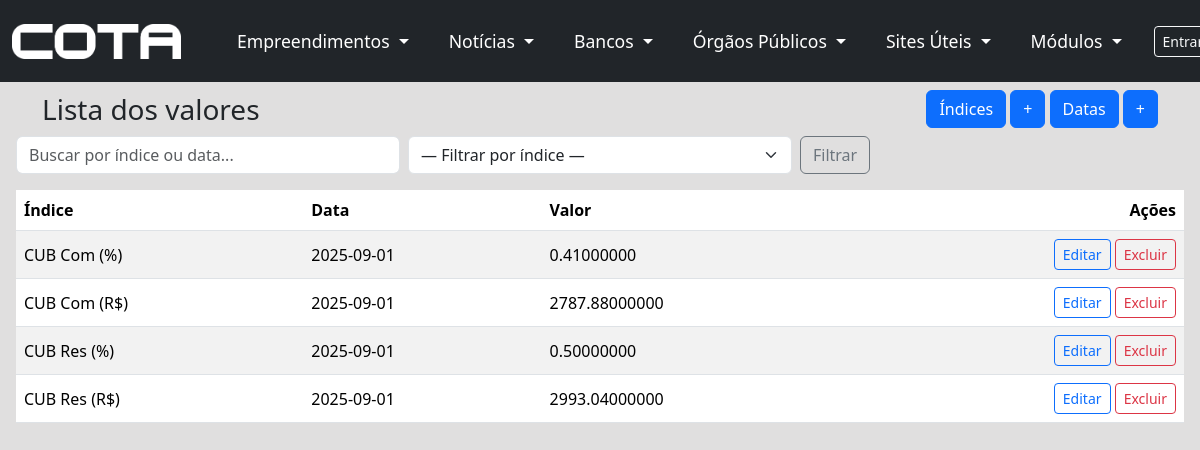
Screenshot of /indices/valores/ with the database file from the repository.
### apps/indices/models.py (models this page shows, shortened)
class IndiceData(models.Model):
    indice = models.ForeignKey(
        Indice,
        on_delete=models.CASCADE,
        related_name='datas',
        db_column='id_indice',
        verbose_name='Índice'
    )
    data = models.DateField(
        verbose_name='Data',
        help_text='Data de referência do índice (ex.: 2025-09-01)'
    )
    valor = models.DecimalField(
        max_digits=12,
        decimal_places=8,
        verbose_name='Valor',
        help_text='Valor do índice na data (p.ex.: 0.01023456 = 1,023456%)',
        validators=[MinValueValidator(-1_000_000), MaxValueValidator(1_000_000)]
    )
    created_at = models.DateTimeField(auto_now_add=True, editable=False)
    updated_at = models.DateTimeField(auto_now=True, editable=False)
    class Meta:
        db_table = 'indices_datas'    # mantém a mesma tabela
        ordering = ['-data']
        verbose_name = 'Valor de Índice'
        verbose_name_plural = 'Valores de Índice'
        constraints = [
            models.UniqueConstraint(
                fields=['indice', 'data'],
                name='uniq_indice_data'
            )
        ]
        indexes = [
            models.Index(fields=['indice', 'data']),
            models.Index(fields=['data']),
        ]

class Indice(models.Model):
    descricao = models.CharField(
        max_length=40,
        verbose_name='Descrição',
        help_text='Nome curto do índice (ex.: IPCA, CDI, etc.)'
    )
    periodo = models.PositiveSmallIntegerField(
        choices=Periodo.choices,
        default=Periodo.MENSAL,
        verbose_name='Período'
    )
    calculo = models.PositiveSmallIntegerField(
        choices=Calculo.choices,
        default=Calculo.DIRETO,
        verbose_name='Cálculo'
    )
    tipo = models.PositiveSmallIntegerField(
        choices=TipoRef.choices,
        default=TipoRef.ATUAL,
        verbose_name='Tipo de referência'
    )
    created_at = models.DateTimeField(auto_now_add=True, editable=False)
    updated_at = models.DateTimeField(auto_now=True, editable=False)
    class Meta:
        db_table = 'indices'          # mantém a mesma tabela
        ordering = ['descricao']
        verbose_name = 'Índice'
        verbose_name_plural = 'Índices'
        indexes = [
            models.Index(fields=['descricao']),
            models.Index(fields=['periodo', 'calculo', 'tipo']),
        ]

### apps/indices/views.py (the view)
# urls.py: path('valores/', views.indicedata_list, name='indicedata_list'),
def indicedata_list(request):
    q = request.GET.get('q', '').strip()
    indice_id = request.GET.get('indice')
    qs = IndiceData.objects.select_related('indice').all()
    if q:
        qs = qs.filter(
            Q(indice__descricao__icontains=q) |
            Q(data__icontains=q)
        )
    if indice_id:
        qs = qs.filter(indice_id=indice_id)
    paginator = Paginator(qs, 12)
    page = request.GET.get('page')
    object_list = paginator.get_page(page)
    indices = Indice.objects.all().order_by('descricao')
    return render(request, 'indices/indicedata_list.html', {
        'object_list': object_list,
        'indices': indices,
        'page_title': 'Lista dos valores'
    })

### apps/intranet/context_processors.py (called while the page is built)
def navbar_links(_request):
    return {
        "empreendimento_links": EMPREENDEDIMENTO_LINKS,
        "administrativo_links": ADMINISTRATIVO_LINKS,
        "news_links": NEWS_LINKS,
        "news_links_secondary": NEWS_LINKS_SECONDARY,
        "bank_links": BANK_LINKS,
        "public_agency_links": PUBLIC_AGENCY_LINKS,
        "useful_links": USEFUL_LINKS,
        "modulo_links": MODULO_LINKS,
    }

### apps/indices/templates/indices/indicedata_list.html (shortened to what this page needs)
{% extends "intranet/intranet_base.html" %}
{% block content %}
{% include 'indices/indice_navbar.html' %}
<div class="ms-3 me-3">
    <form method="get" class="row gy-2 gx-2 mb-3">
        <div class="col-sm-6 col-md-4">
            <input type="text" name="q" value="{{ request.GET.q }}" class="form-control"
                placeholder="Buscar por índice ou data...">
        </div>
        <div class="col-sm-6 col-md-4">
            <select name="indice" class="form-select">
                <option value="">— Filtrar por índice —</option>
            </select>
        </div>
        <div class="col-auto">
            <button class="btn btn-outline-secondary">Filtrar</button>
        </div>
    </form>
    <div class="table-responsive">
        <table class="table table-striped align-middle">
            <thead>
                <tr>
                    <th>Índice</th>
                    <th>Data</th>
                    <th>Valor</th>
                    <th class="text-end">Ações</th>
                </tr>
            </thead>
            <tbody>
                {% for obj in object_list %}
                <tr>
                    <td>{{ obj.indice.descricao }}</td>
                    <td>{{ obj.data|date:"Y-m-d" }}</td>
                    <td>{{ obj.valor }}</td>
                    <td class="text-end">
                        <a class="btn btn-sm btn-outline-primary"
                            href="{% url 'indices:indicedata_update' obj.id %}">Editar</a>
                        <a class="btn btn-sm btn-outline-danger"
                            href="{% url 'indices:indicedata_delete' obj.id %}">Excluir</a>
                    </td>
                </tr>
                {% empty %}
                <tr>
                    <td colspan="4" class="text-muted">Nenhum valor cadastrado.</td>
                </tr>
                {% endfor %}
            </tbody>
        </table>
    </div>
{% endblock %}

### apps/intranet/templates/intranet/intranet_base.html (shortened to what this page needs)
{% load static %}
<!DOCTYPE html>
<html lang="pt-br">
<head>
    <link href="https://cdn.jsdelivr.net/npm/bootstrap@5.3.8/dist/css/bootstrap.min.css" rel="stylesheet"
>
    <link rel="stylesheet" href="{% static 'intranet/css/navbar.css' %}">
</head>
<body>
    {% include 'intranet/intranet_navbar.html' %}
    {% block content %}
    {% endblock content %}
</body>
</html>

### apps/intranet/templates/intranet/intranet_navbar.html (shortened to what this page needs)
{% load static %}
<nav id="navbar" class="navbar navbar-expand-lg navbar-dark bg-dark">
    <div class="container-fluid">
        <a href="{% url 'intranet_home' %}">
            <img src="{% static 'intranet/img/Logo-3.png' %}" alt="COTA" class="navbar-brand-logo me-5">
        </a>
        <div class="collapse navbar-collapse" id="navbarSupportedContent">
            <ul class="navbar-nav me-auto mb-2 mb-lg-0">
                <li class="nav-item dropdown">
                    <a class="nav-link dropdown-toggle me-4 me-4" href="#" id="navbarDropdown" role="button"
                        data-bs-toggle="dropdown" aria-expanded="false">
                        Empreendimentos
                    </a>
                </li>
                <li class="nav-item dropdown">
                    <a class="nav-link dropdown-toggle me-4" href="#" id="navbarDropdown" role="button"
                        data-bs-toggle="dropdown" aria-expanded="false">
                        Notícias
                    </a>
                </li>
                <li class="nav-item dropdown">
                    <a class="nav-link dropdown-toggle me-4" href="#" id="navbarDropdown" role="button"
                        data-bs-toggle="dropdown" aria-expanded="false">
                        Bancos
                    </a>
                </li>
                <li class="nav-item dropdown">
                    <a class="nav-link dropdown-toggle me-4" href="#" id="navbarDropdown" role="button"
                        data-bs-toggle="dropdown" aria-expanded="false">
                        Órgãos Públicos
                    </a>
                </li>
                <li class="nav-item dropdown">
                    <a class="nav-link dropdown-toggle me-4" href="#" id="navbarDropdown" role="button"
                        data-bs-toggle="dropdown" aria-expanded="false">
                        Sites Úteis
                    </a>
                </li>
                <li class="nav-item dropdown">
                    <a class="nav-link dropdown-toggle me-4" href="#" id="navbarDropdown" role="button"
                        data-bs-toggle="dropdown" aria-expanded="false">
                        Módulos
                    </a>
                </li>
            </ul>
            <div class="d-flex align-items-center ms-auto mt-3 mt-lg-0 gap-2">
                {% if user.is_authenticated %}
                <span class="navbar-text small text-white-50">{{ user.get_short_name|default:user.username }}</span>
                <form method="post" action="{% url 'logout' %}" class="m-0">
                    {% csrf_token %}
                    <input type="hidden" name="next" value="{% url 'login' %}">
                    <button type="submit" class="btn btn-outline-light btn-sm">Sair</button>
                </form>
                {% else %}
                <a class="btn btn-outline-light btn-sm" href="{% url 'login' %}">Entrar</a>
                {% endif %}
            </div>
        </div>
    </div>
</nav>

### apps/indices/templates/indices/indice_navbar.html
<div class="container">
    <div class="d-flex justify-content-between align-items-center mb-2 mt-2">
        <h1 class="h3 m-0">{{page_title}}</h1>
        <div>
            <a class="btn btn-primary" href="{% url 'indices:indice_list' %}">Índices</a>
            <a class="btn btn-primary" href="{% url 'indices:indice_create' %}">+</a>
            <a class="btn btn-primary" href="{% url 'indices:indicedata_list' %}">Datas</a>
            <a class="btn btn-primary" href="{% url 'indices:indicedata_create' %}">+</a>
        </div>
    </div>
</div>

### apps/intranet/static/intranet/css/navbar.css (style rules this page uses)
body { background-color: #e0dfdf; }
#navbar { position: sticky; top: 0; width: 100%; z-index: 1050; transition: top 0.3s ease; }
.navbar-brand-logo { height: 35px; width: auto; display: block; object-fit: contain; margin-right: 20px; }
.navbar-nav .nav-link { color: #ffffff; transition: color 0.2s ease-in-out; font-size: 1.1rem; }
.navbar { padding-block: 1.25rem; }

### rows the page displays
IndiceData: indice.descricao "CUB Com (%)", data "2025-09-01", valor "0.41000000"
IndiceData: indice.descricao "CUB Com (R$)", data "2025-09-01", valor "2787.88000000"
IndiceData: indice.descricao "CUB Res (%)", data "2025-09-01", valor "0.50000000"
IndiceData: indice.descricao "CUB Res (R$)", data "2025-09-01", valor "2993.04000000"

### other values shown
{{ page_title }} "Lista dos valores"
